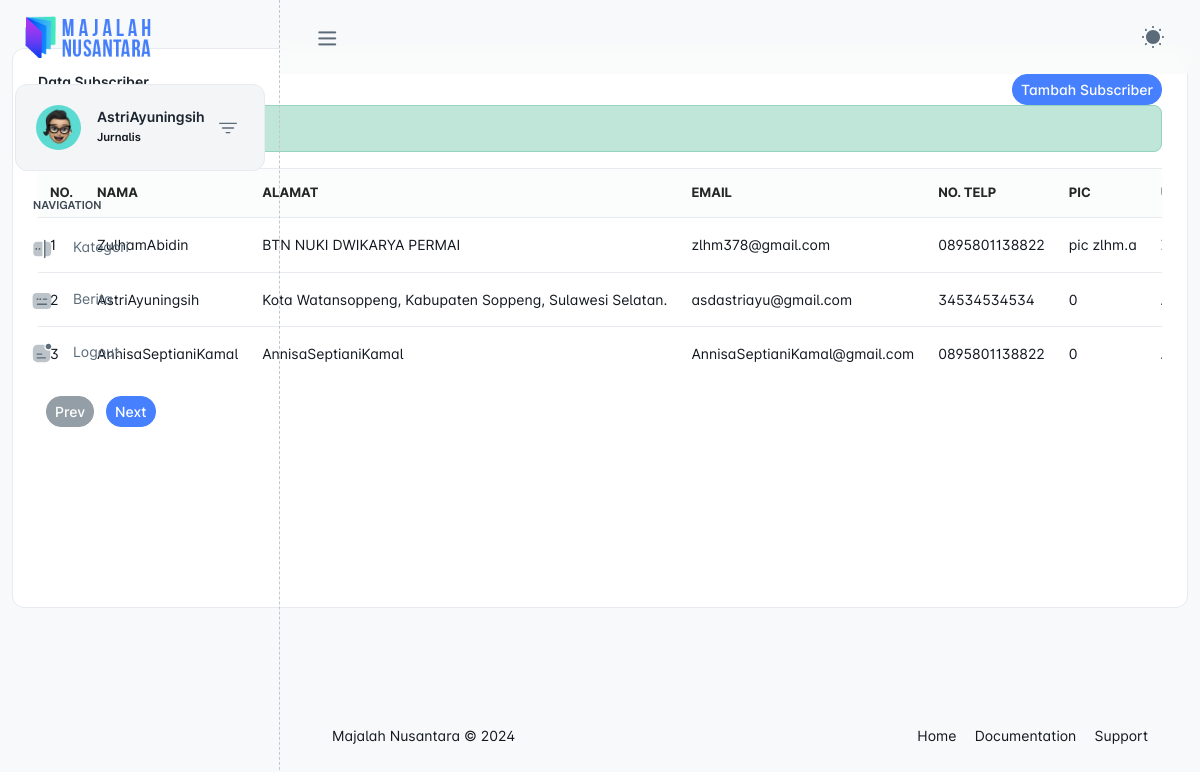
/admin/subscriber.php (signed in), run on the app's committed database.
### tables this page shows
CREATE TABLE `subscriber` (
  `id_sub` int NOT NULL,
  `nama` varchar(200) NOT NULL DEFAULT '0',
  `alamat` varchar(200) NOT NULL DEFAULT '0',
  `email` varchar(50) NOT NULL DEFAULT '0',
  `no_telp` varchar(20) NOT NULL DEFAULT '0',
  `pic` varchar(50) NOT NULL DEFAULT '0',
  `username` varchar(50) NOT NULL DEFAULT '0',
  `password` varchar(50) NOT NULL DEFAULT '0'
);

### admin/function/query.php (called while the page is built, shortened)
<?php
function query_select($table, $role = [])
{
  global $conn;
  $sql = "SELECT * FROM $table";
  if (isset($role['limit'])) {
    $sql .= " LIMIT " . $role['limit'];
  }
  $result = mysqli_query($conn, $sql);
  $rows = [];
  while ($row = mysqli_fetch_assoc($result)) {
    $rows[] = $row;
  }
  return $rows;
}

### admin/subscriber.php (the view, shortened to what this page needs)
<?php
$dataCount = 10;
$page = getPage();
$first = $page > 1 ? ($page * $dataCount) - $dataCount : 0;
$previousPage = $page - 1;
$nextPage = $page + 1;
$data = query_select("Subscriber", [
	"limit" => "$first, $dataCount",
]);
 ?>
<!DOCTYPE html>
<html lang="en">
<body class="g-sidenav-show   bg-gray-100">
  <main class="main-content position-relative border-radius-lg ">
    <div class="container-fluid py-4">
      <div class="row mt-4">
        <div class="col-lg-12 mb-lg-0 mb-4">
          <div class="card " style="min-height: 70vh">
            <div class="card-body">
            	<div class="d-flex justify-content-between">
	              <h6 class="mb-2">Data Subscriber</h6>
            		<a href="subscriber-add.php" class="btn btn-sm btn-primary">Tambah Subscriber</a>
            	</div>
	            <div class="table-responsive">
	              <table class="table align-items-center ">
	              	<thead>
	              		<tr>
	              			<th>No.</th>
	              			<th>Nama</th>
	              			<th>Alamat</th>
	              			<th>Email</th>
	              			<th>No. Telp</th>
	              			<th>PIC</th>
	              			<th>Username</th>
	              		</tr>
	              	</thead>
	                <tbody>
	                	<?php if ($data): ?>
	                		<?php $no = 1; ?>
	                		<?php foreach ($data as $val): ?>
	                			<tr>
	                				<td><?= $first + $no++ ?></td>
	                				<td><?= $val["nama"] ?></td>
	                				<td><?= $val["alamat"] ?></td>
	                				<td><?= $val["email"] ?></td>
	                				<td><?= $val["no_telp"] ?></td>
	                				<td><?= $val["pic"] ?></td>
	                				<td><?= $val["username"] ?></td>
	                			</tr>
	                		<?php endforeach ?>
	                	<?php endif ?>
	                </tbody>
	              </table>
	              <?php if ($data): ?>
	              <div class="d-flex justify-content-start">
                      <div>
                          <a href="?page=<?= $previousPage ?><?= get("q") ? "&q=" . get("q") : "" ?>" class="btn btn-sm ms-2 py-1 px-2 btn-secondary <?= $page == 1 ? "disabled" : "" ?>">Prev</a>
                          <a href="?page=<?= $nextPage ?><?= get("q") ? "&q=" . get("q") : "" ?>" class="btn btn-sm ms-2 py-1 px-2 btn-primary">Next</a>
                      </div>
                  </div>
	            </div>
              <?php endif ?>
            </div>
          </div>
        </div>
      </div>
    </div>
  </main>
</body>
</html>

### data on the page
subscriber: no "1", nama "ZulhamAbidin", alamat "BTN NUKI DWIKARYA PERMAI", email "zlhm378@gmail.com", no_telp "0895801138822", pic "pic zlhm.a"
subscriber: no "2", nama "AstriAyuningsih", alamat "Kota Watansoppeng, Kabupaten Soppeng, Sulawesi Selatan.", email "asdastriayu@gmail.com", no_telp "34534534534", pic "0"
subscriber: no "3", nama "AnnisaSeptianiKamal", alamat "AnnisaSeptianiKamal", email "AnnisaSeptianiKamal@gmail.com", no_telp "0895801138822", pic "0"

### other printed values
$_SESSION[KEY]["login"]["nama"] "AstriAyuningsih"
